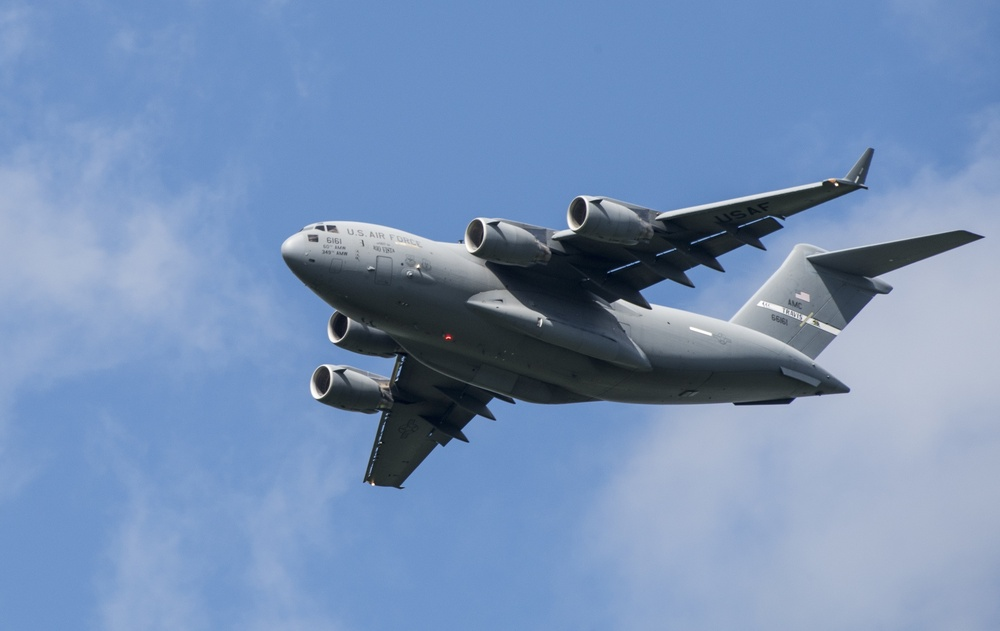
#> input picture 패스트캠퍼스/협동로봇 개발을 위한 다관절 로봇 티칭과 구현/Part 1. 산업-협동 로봇 개발을 위한 로봇 공학과 컴퓨터 비전/실습 파일/Ch03-04, Ch03-06/resource/plane.jpg, 1000 x 631 px, shrunk from 1800 x 1135 before the run
$ python edge_detection.py
#> lines starting #> are read from the running program, lines starting #| are printed output that depends on the picture; after the words box and inside, x2 and y2 are one past the last pixel; in counts of white or black regions, pixels touching at a corner belong together
import cv2
import os

# 이미지 경로 설정
image_path = 'resource/plane.jpg'

# 이미지 로드
image = cv2.imread(image_path)
#> image is the input picture: shape (631, 1000, 3); mean B, G, R 181.9, 144.4, 118.3

# 그레이스케일로 변환
gray_image = cv2.cvtColor(image, cv2.COLOR_BGR2GRAY)
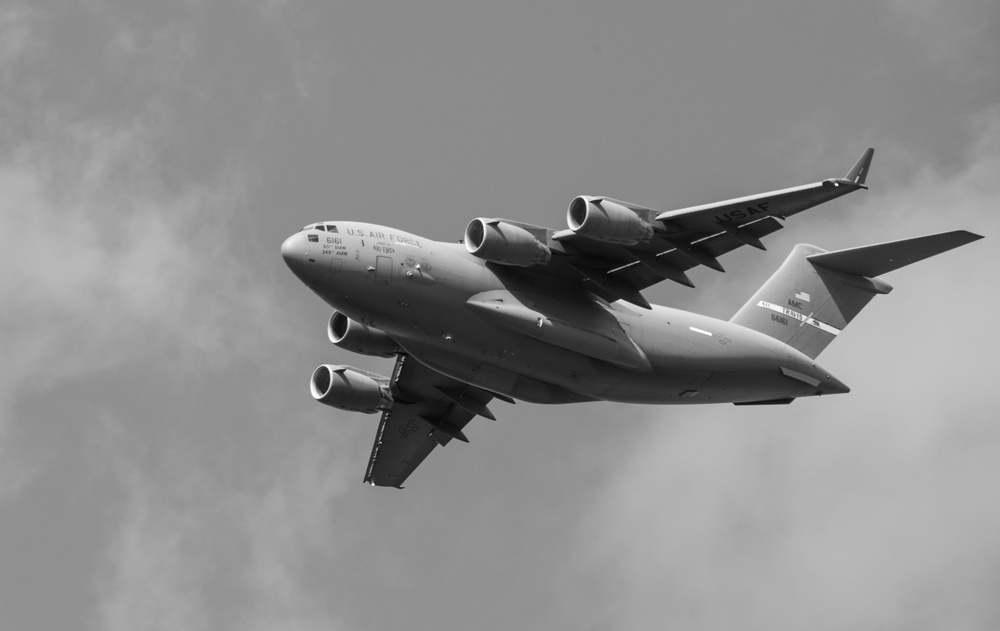
#> gray_image: shape (631, 1000); min 3, max 255, mean 140.9

# Canny 엣지 검출
edges = cv2.Canny(gray_image, 100, 300)  # 100과 200은 낮은/높은 임계값
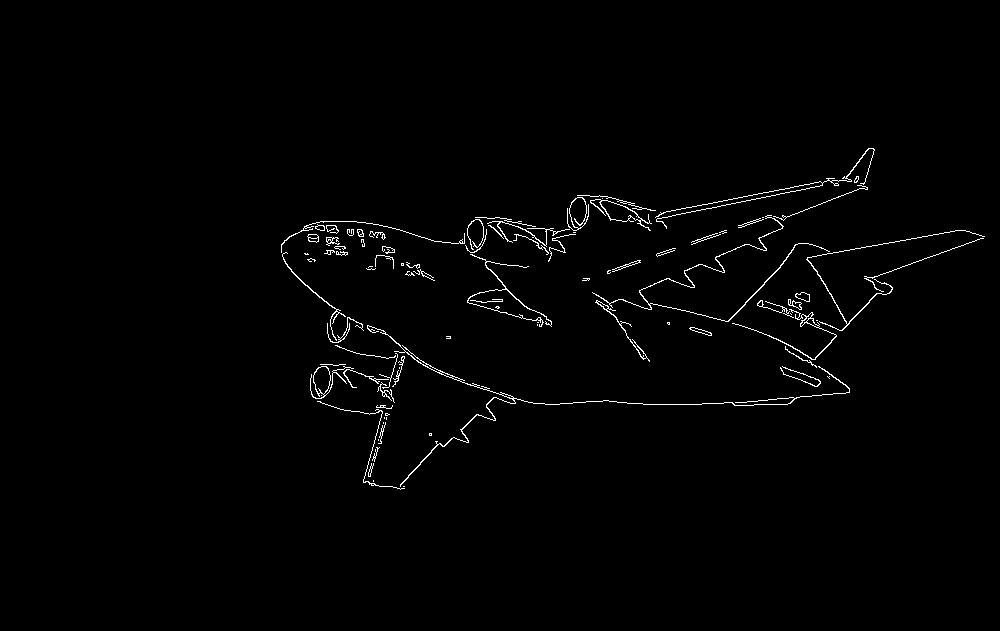
#> edges: shape (631, 1000); 1.2% white in thin lines or dots, all inside (x1, y1, x2, y2) = (281, 148, 985, 490)

# 'result' 폴더가 없다면 생성
result_folder = 'result'
if not os.path.exists(result_folder):
    os.makedirs(result_folder)

# 파일 이름 설정 (소스 파일명과 동일)
file_name = os.path.basename(image_path)

# 결과 이미지 저장 경로 설정
edges_result_path = os.path.join(result_folder, f'edges_{file_name}')

# 엣지 이미지 저장
cv2.imwrite(edges_result_path, edges)

# 원본 이미지와 엣지 검출된 이미지 나란히 표시
cv2.imshow('Original Image', image)
cv2.imshow('Edge Detection (Canny)', edges)

# 사용자가 아무 키나 눌러 창을 닫을 때까지 대기
cv2.waitKey(0)

# 창 닫기
cv2.destroyAllWindows()

# 저장된 이미지 경로 출력
print(f"Edge detection image saved to: {edges_result_path}")
